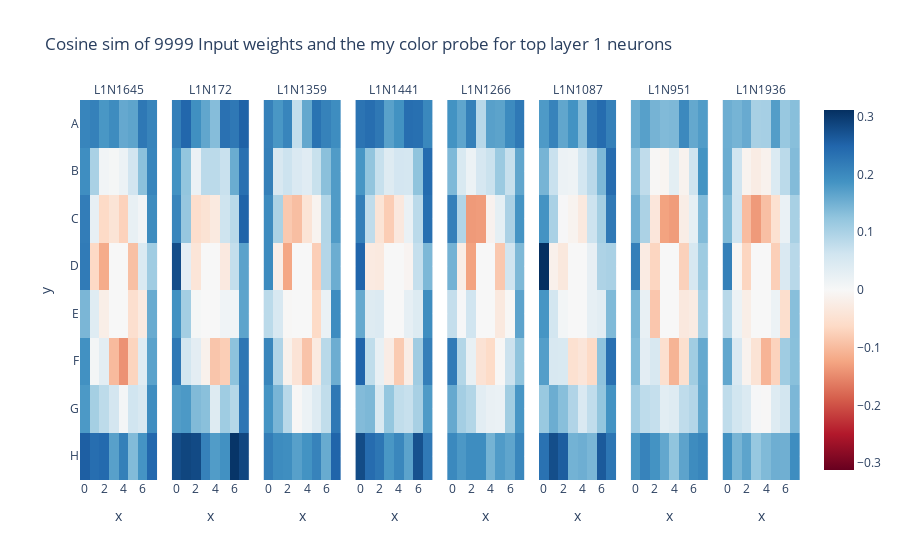
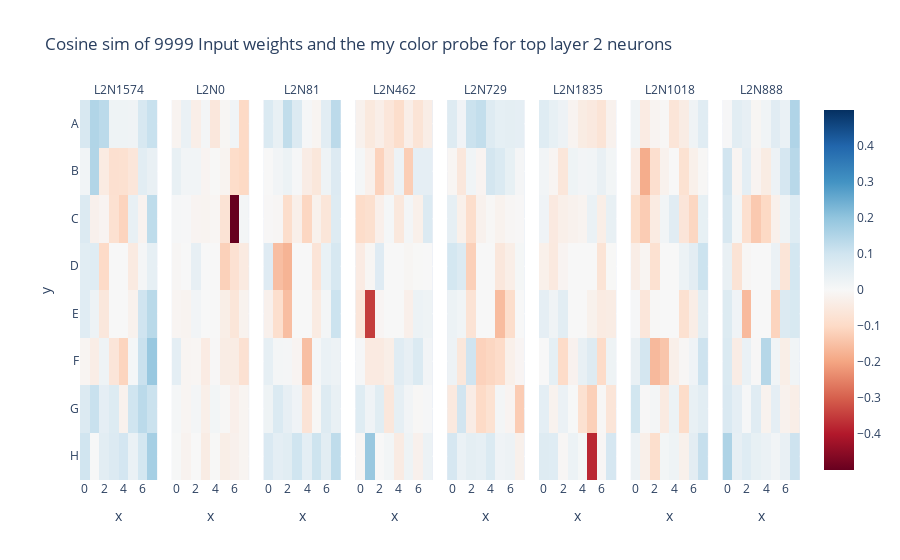
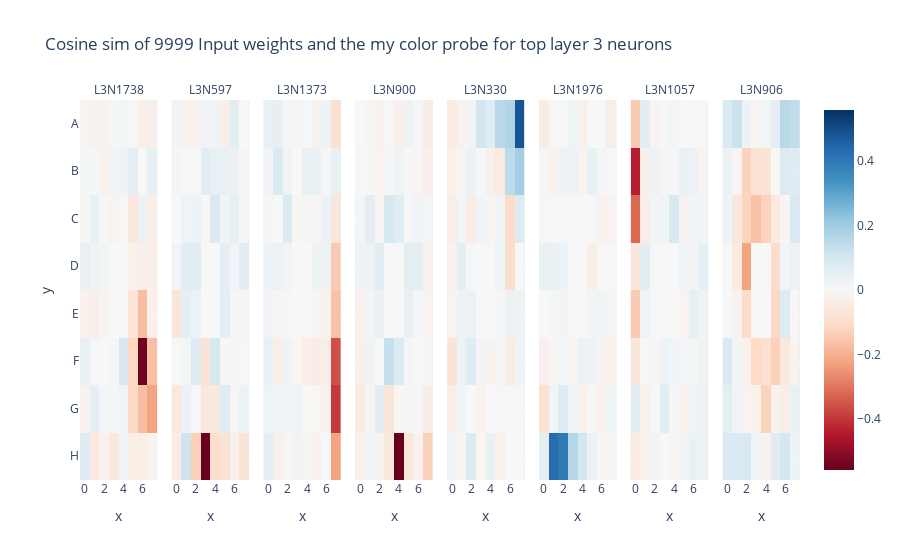
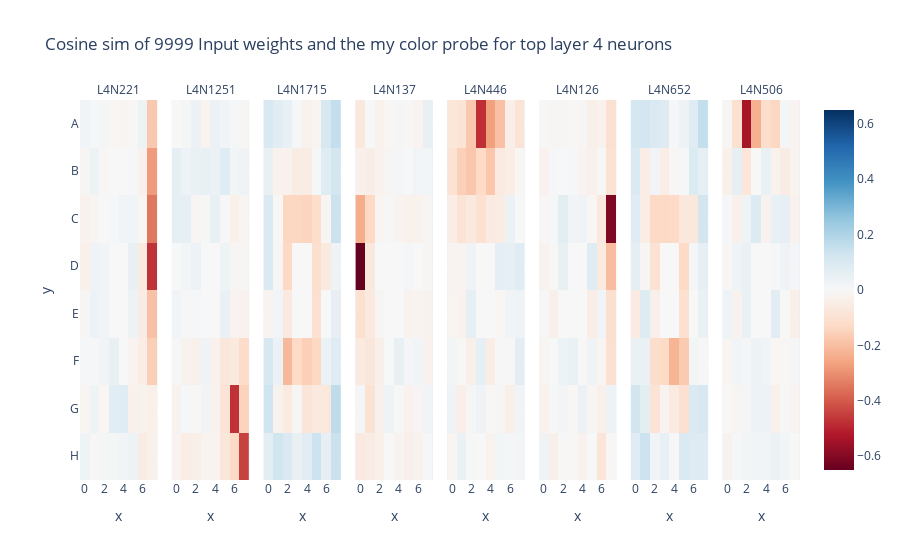

Notebook code cell kept with these figures, in order:
### Code cell
layers = list(range(0,8))
mode = 2 # ["empty", "own", "enemy"]
ids = ["9999", "114514", "20240805"]

for id in ids:
    model_location = f"trained_model_full_{id}.pkl"
    with open(model_location, 'rb') as f:
        othello_gpt=torch.load(f, map_location=device)
    for layer in layers:
        # Probe
        probe_path = f"probes/probe_layer_{layer}_{id}_trimmed.pkl"
        full_linear_probe = torch.load(probe_path)
        my_probe_W = full_linear_probe[f'classifier.{mode}.weight'] # (64, 512)
        my_probe_W = my_probe_W.t()
        my_probe_normalised = my_probe_W / my_probe_W.norm(dim=0, keepdim=True) # torch.Size([512, 64])
        my_probe_normalised[:, [27, 28, 35, 36]] = 0.
        # Weight
        weight_in_key = f"blocks.{layer}.mlp_sublayer.proj.weight"
        
        heatmaps_my = []
        w_in = othello_gpt.state_dict()[weight_in_key] # torch.Size([512, 2048])
        w_in /= w_in.norm(dim=0, keepdim=True)
        for neuron in range(0, 2048):
            neuron_weight = w_in[:, neuron]
            heatmaps_my.append((neuron_weight[:, None] * my_probe_normalised).sum(dim=0))
            
        heatmaps_my = torch.stack(heatmaps_my).reshape(-1, 8, 8)
        # print(heatmaps_my.shape)
        heatmaps_my_id = heatmaps_my.std(dim=[1, 2]).argsort(descending=True)[:8]
        heatmaps_my = heatmaps_my[heatmaps_my_id]

        imshow(heatmaps_my,
            facet_col=0,
            y=[i for i in "ABCDEFGH"],
            title=f"Cosine sim of {id} Input weights and the my color probe for top layer {layer+1} neurons",
            facet_labels=[f"L{layer+1}N{n.item()}" for n in heatmaps_my_id])
